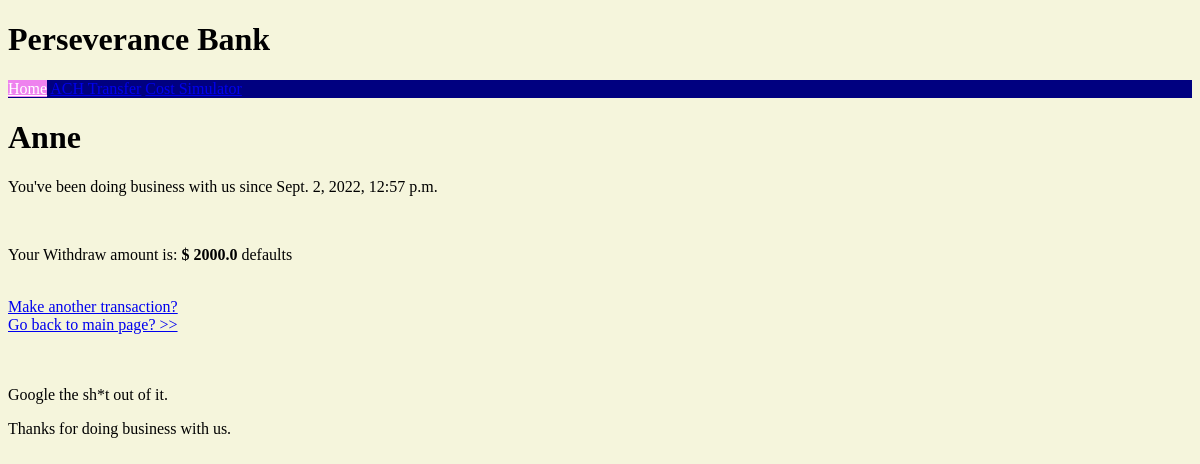
Before: /perseverance/2/account/ with the older database file.
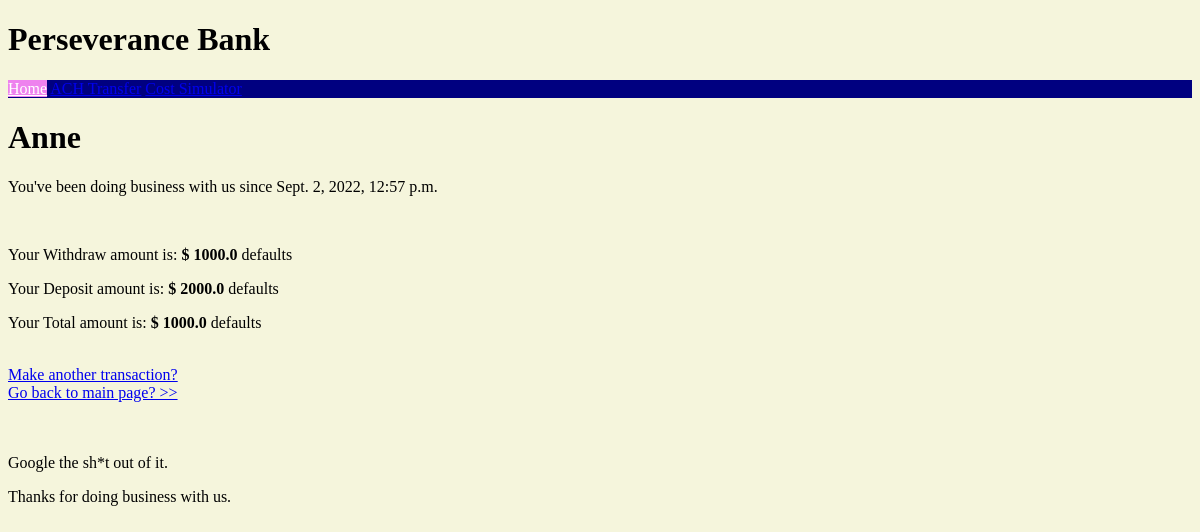
After: the same page with the newer database file.
### perseverance/models.py (models this page shows, shortened)
class Customer(models.Model):
    customer_text = models.CharField(max_length=200)
    pub_date = models.DateTimeField('Doing business with us since ')

class Balance(models.Model):
    customer = models.ForeignKey(Customer, on_delete=models.CASCADE)
    balance_text = models.CharField(max_length=200)
    defaults = models.FloatField(default=-999999999.999999999)
    class Meta:
        verbose_name_plural = 'Balance'

### perseverance/views.py (the view)
# urls.py: path('<int:pk>/account/', views.AccountView.as_view(), name='account'),
class AccountView(generic.DetailView):
    model = Customer
    template_name = 'perseverance/account.html'

### perseverance/templates/perseverance/account.html
{% extends "./index.html" %}
  {% block content %}
    <h1>{{ customer.customer_text }}  </h1>
    <p>You've been doing business with us since {{ customer.pub_date }}</p><br>
    {% for bal in customer.balance_set.all %}
      <p>Your {{ bal.balance_text }} amount is: <strong>$ {{ bal.defaults }} </strong> defaults </p>
    {% endfor %}
    <br>
    <a href="{% url 'perseverance:detail' customer.id %}">Make another transaction? </a>
    <br>
    <a href="{% url 'perseverance:index' %}">Go back to main page? >></a>
{% endblock content%}

### perseverance/templates/perseverance/index.html (shortened to what this page needs)
<!DOCTYPE html>
<html lang="en" dir="ltr">
  <head>
    {% load static %}
    <link rel="stylesheet" href="{% static 'perseverance/style.css'%}">
  </head>
  <body>
    <h1>Perseverance Bank</h1>
    <div class="topnav" id="nav">
          <a href="{% url 'perseverance:index' %}" class="active">Home</a>
          <a href="{% url 'perseverance:tranfer' %}">ACH Transfer</a>
          <a href="{% url 'perseverance:cost' %}">Cost Simulator</a>
    </div>
    {% block content %}{% endblock content %}
    <br>
    <br>
    <br>
    <p>Google the sh*t out of it.</p>
    <p>Thanks for doing business with us.</p>
  </body>
</html>

### perseverance/static/perseverance/style.css (style rules this page uses)
body { background-color: beige; }
.topnav { background-color: navy; color: white; }
.topnav a.active { background-color: violet; color: white; }

Changed rows visible on the page:
changed Balance "Withdraw": defaults "2000.0" → "1000.0"
added Balance: balance_text "Deposit", defaults "2000.0"
added Balance: balance_text "Total", defaults "1000.0"
